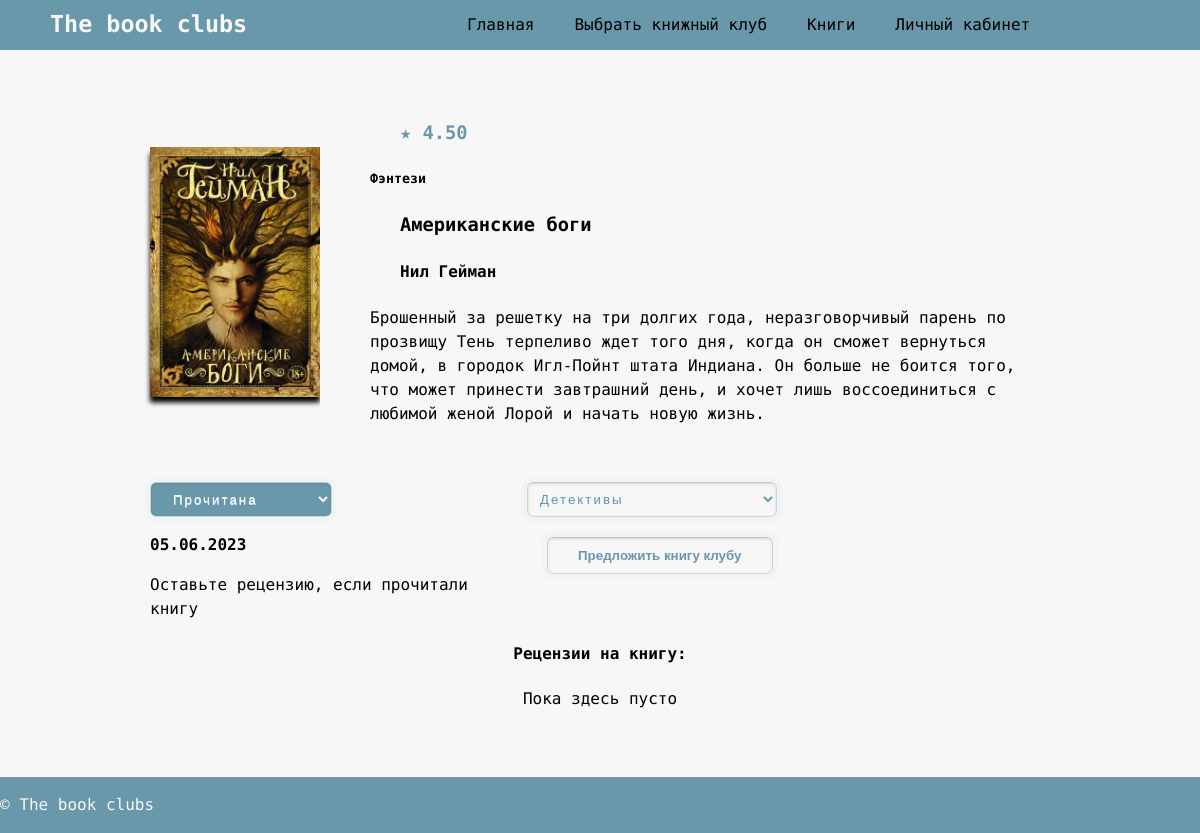
/book/8/ (signed in), run on an earlier commit of the app's database.
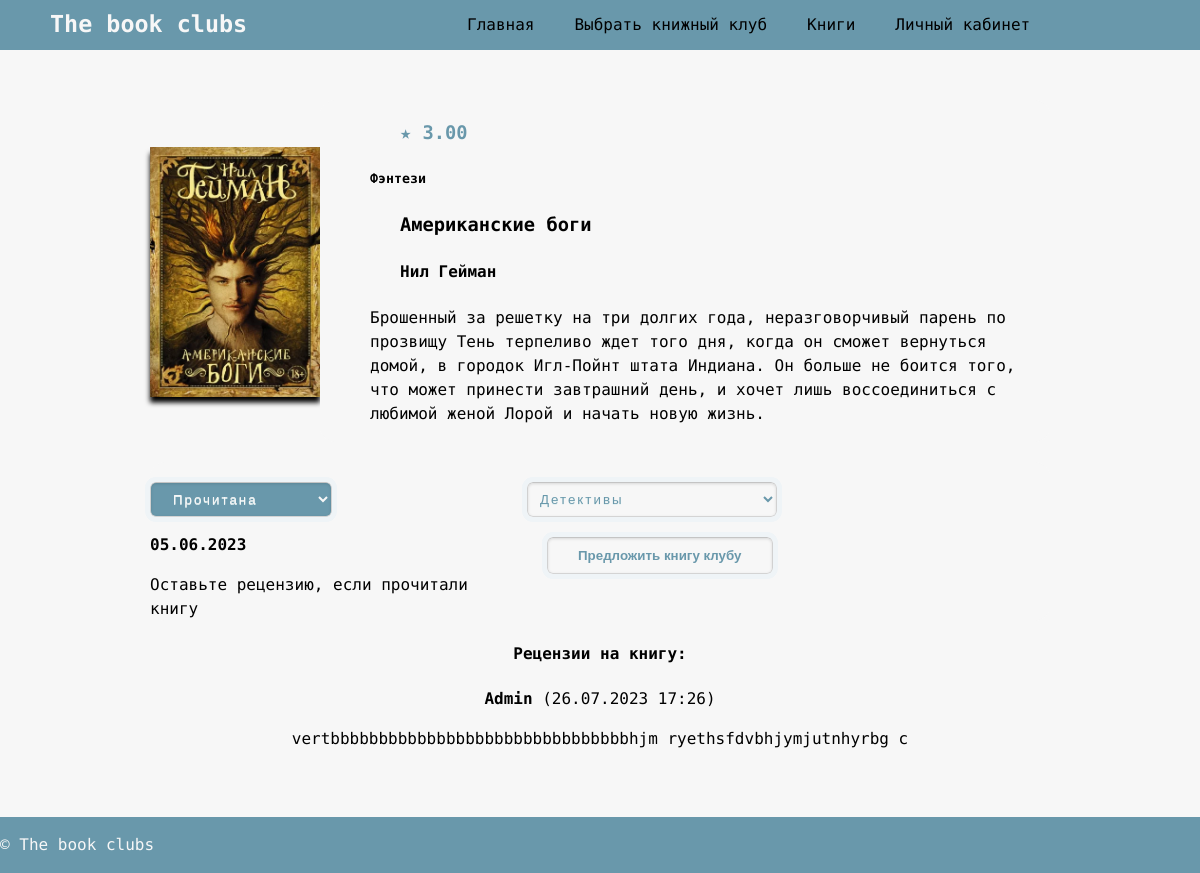
And on a later commit of the database.
### club/models.py (models this page shows, shortened)
class Book(models.Model):
    name = models.CharField(max_length=200)
    author = models.CharField(max_length=200, default='None', null=True)
    description = models.TextField()
    image = models.ImageField(upload_to='images', null=True)
    average_rating = models.DecimalField(max_digits=3, decimal_places=2, null=True)
    genre = models.CharField(max_length=100, null=True)
    theme = models.CharField(max_length=100, null=True)

class Comment(models.Model):
    user = models.ForeignKey(User, on_delete=models.CASCADE)
    book = models.ForeignKey(Book, on_delete=models.CASCADE)
    text = models.TextField()
    created_at = models.DateTimeField(auto_now_add=True)

### club/views.py (the view, shortened to what this page needs)
# urls.py: path('book/<int:book_id>/', views.book_detail, name='book_detail'),
def book_detail(request, book_id):
    book = get_object_or_404(Book, id=book_id)
    user = request.user
    user_book, created = UserBook.objects.get_or_create(user=user, book=book)
    comments = Comment.objects.filter(book=book).order_by('-created_at')
    return render(request, 'club/book_detail.html', {'book': book, 'user_book': user_book, 'comments': comments})

### templates/club/book_detail.html (shortened to what this page needs)
{% extends 'base.html' %}
{% load static %}
{% block content %}
<div class="book-container">
    <div class="book-cart-container">
        <div class="book-cart-row">
            <div class="book-cart-item">
                <div class="book-cart-image">
                    <img src="{{ book.image.url }}" width="170" height="250">
                </div>
                <div class="book-cart-details">
                    <div class="book-rating">
                        {% if book.average_rating %}
                        <h3>★ {{ book.average_rating }}</h3>
                        {% else %}
                        <h3>★ Нет оценок</h3>
                        {% endif %}
                    </div>
                    <h5>{{ book.genre }}</h5>
                    <h3>{{ book.name }}</h3>
                    <h4>{{ book.author }}</h4>
                    <p>{{ book.description }}</p>
                </div>
            </div>
            <div class="book-status">
                <div class="status-form">
                    <form method="POST">
                        <select id="status-select" name="status">
                            <ul>
                                <li><option value="read" {% if user_book.status == 'read' %}selected{% endif %}>Прочитана</option></li>
                            </ul>
                        </select>
                    </form>
                    <div class="book-status-details">
                        {% if user_book.status == 'read' %}
                            {% if user_book.date_read %}
                                <p><b>{{ user_book.date_read|date:"d.m.Y" }}</b></p>
                                {% if user.is_authenticated %}
                                    <a href="{% url 'club:comments' book.id %}">Оставьте рецензию, если прочитали книгу</a>
                                {% endif %}
                            {% endif %}
                        {% endif %}
                    </div>
                </div>
                <div class="book-queue-details">
                    {% if user.is_authenticated %}
                    <form method="POST" action="{% url 'club:append_to_queue' book.id %}">
                        <select name="club">
                            {% for club in user.clubs.all %}
                            <option value="{{ club.id }}">{{ club.name }}</option>
                            {% endfor %}
                        </select>
                        <button id="add-to-queue-button" type="submit">Предложить книгу клубу</button>
                    </form>
                    {% endif %}
                </div>
            </div>
            <div>
                <div class="book-comments">
                    <h4>Рецензии на книгу:</h4>
                    {% for comment in comments %}
                    <div class="comment">
                        <p><b>{{ comment.user.username }}</b> ({{ comment.created_at|date:"d.m.Y H:i" }})</p>
                        <p>{{ comment.text }}</p>
                    </div>
                    {% empty %}
                    <p>Пока здесь пусто</p>
                    {% endfor %}
                </div>
            </div>
        </div>
    </div>
</div>
{% endblock %}

What changed in the data, as far as the page shows it:
changed Book "Американские боги": average_rating "4.50" → "3.00"
added Comment: user.username "Admin", created_at "26.07.2023 17:26", text "vertbbbbbbbbbbbbbbbbbbbbbbbbbbbbbbbhjm ryethsfdvbhjymjutnhyrbg c"
Also different on the page:
text no longer shown: "Пока здесь пусто"
